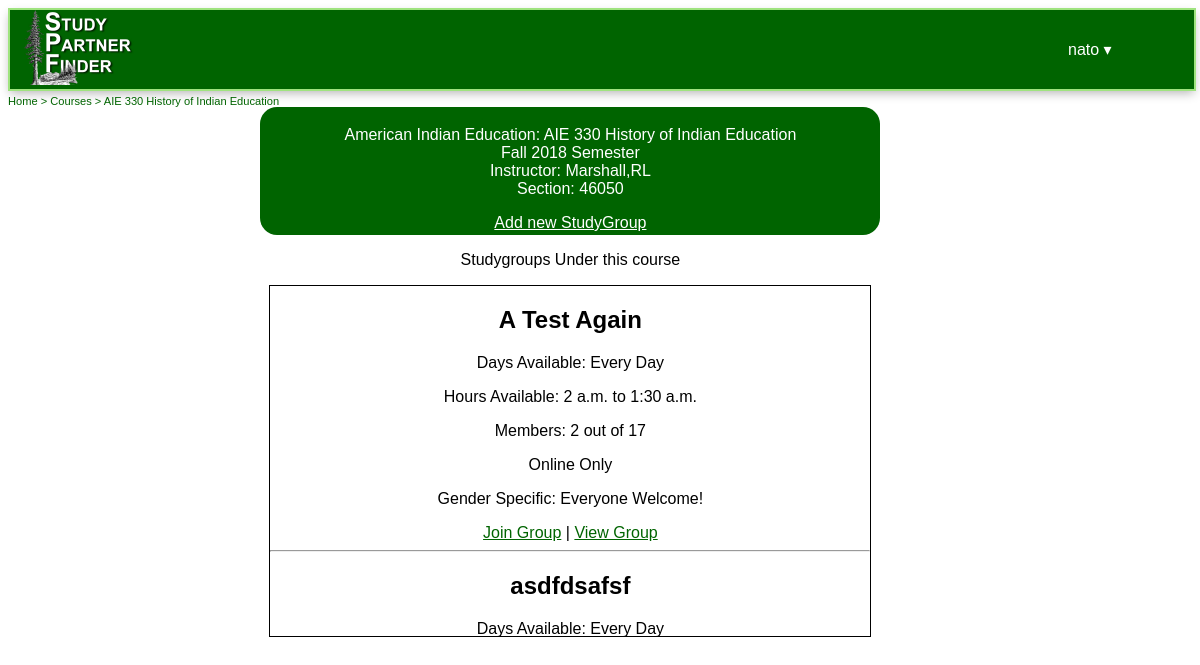
Screenshot of /courses/1 (signed in) with the database file from the repository.
### users/models.py (models this page shows)
class CustomUser(AbstractUser):
    email = models.EmailField(('email address'), unique = True)
    college = models.CharField(default = 'humboldt.edu', max_length = 200, null = True)
    gender = models.CharField(max_length = 1, choices = MY_GENDER_CHOICES, null = True)
    is_verified = models.BooleanField(default = False)
    verification_code = models.CharField(max_length = 200, null = True)
    verification_date = models.DateTimeField('date verified', null = True)
    has_accepted_tos = models.BooleanField(default = False)

### studygroups/models.py (models this page shows, shortened)
class Course(models.Model):
    id = models.BigAutoField(primary_key = True)
    subject = models.ForeignKey(Subject, on_delete = models.CASCADE)
    cn_number = models.IntegerField(default = 0, null = True)
    class_name = models.CharField(max_length = 200)
    instructor = models.CharField(max_length = 100, default = '')
    semester = models.CharField(max_length = 6, choices = MY_SEMESTER_CHOICES)
    year = models.IntegerField(default = now.year)
    is_active = models.BooleanField(default = True)

class Subject(models.Model):
    id = models.BigAutoField(primary_key = True)
    name = models.CharField(max_length = 256)
    description = models.CharField(max_length = 2000, null = True)
    schedule_abbreviation = models.CharField(max_length = 12, null = True)
    def __str__(self):
        return self.name

class StudyGroup(models.Model):
    id = models.BigAutoField(primary_key = True)
    post_title = models.CharField(max_length = 250, default = '')
    creator = models.ForeignKey(CustomUser, on_delete = models.CASCADE)
    course = models.ForeignKey(Course, on_delete = models.CASCADE, null = True)
    is_active = models.BooleanField(default = True)
    max_members = models.PositiveIntegerField(
        default = 1000,
        validators = [MinValueValidator(1)])
    gender_specific = models.CharField(max_length = 15, choices = MY_GENDER_CHOICES)
    days_available = models.ManyToManyField(Days)
    hours_available_start = models.TimeField(
        auto_now_add = False,
        blank = True,
        null = True,
        default = datetime.time(0, 1))
    hours_available_end = models.TimeField(
        auto_now_add = False,
        blank = True,
        null = True,
        default = datetime.time(23, 59))
    online_only = models.BooleanField(default = False)

### courses/views.py (the view)
# urls.py: path('<int:course_id>', views.course, name = 'courses'),
def course(request, course_id = None):
    if course_id is None:
        return redirect('/search/')
    course_studygroups = GetStudygroupsForCourse(request.user, course_id)
    course_results = Course.objects.filter(is_active = 1, id = course_id).first()
    context = { 'course': course_results, 'studygroup_list': course_studygroups }
    return render(request, 'courses/course.html', context)

### studygroups/models.py (called while the page is built)
    def __str__(self):
        return '{}'.format(self.days_available)

### templates/courses/course.html (shortened to what this page needs)
{% extends 'base.html' %}
{% block content %}
<div class="greenbox">
    {% if course %}
	    <p>
	        {{ course.subject }}:  {{ course.class_name }}<br />
	        {{ course.semester }} {{ course.year }} Semester<br />
	        Instructor: {{ course.instructor }}<br />
	        Section: {{ course.cn_number }}
	    </p>
	    {% if user.is_authenticated %}
		    <div>
		        <a href="/studygroups/add/{{ course.id }}">Add new StudyGroup</a>
		    </div>
	    {% endif %}
    {% endif %}
</div>
<p class="dark">Studygroups Under this course</p>
<div id="studygroups">
	{% if user.is_authenticated %}
		{% if studygroup_list %}
			{% for sg in studygroup_list %}
				<h2>{{ sg.studygroup.post_title }}</h2>
				<p>
				    Days Available:
				    <span id='days_available_{{ sg.studygroup.id }}'>
				    </span>
				</p>
				<p>
				    Hours Available:
				    {{ sg.studygroup.hours_available_start }} to
				    {{ sg.studygroup.hours_available_end }}
				</p>
				<p>
				    Members:
				    {{ sg.members|length }} out of {{ sg.studygroup.max_members }}
				</p>
				{% if sg.studygroup.online_only %}
				    <p>Online Only</p>
				{% endif %}
				{% if sg.studygroup.gender_specific%}
				<p>
				    Gender Specific:
				    {% if sg.studygroup.gender_specific == 'U' %}
				        Everyone Welcome!
				    {% endif %}
				</p>
				{% endif %}
				{% if not sg.i_am_in_group %}
				    {% if  sg.members|length < sg.studygroup.max_members %}
				    <a href="/studygroups/join/{{ sg.studygroup.id }}">Join Group</a>
				    {% else %}
				    Sorry, group full
				    {% endif %} |
				{% endif %}
				    <a href="/studygroups/view/{{ sg.studygroup.id}}">View Group</a>
				<hr />
			{% endfor %}
		{% else %}
			{% if course %}
				<div style="color: #000000;">
				    <a href="/studygroups/add/{{ course.id }}">Add new StudyGroup</a>
				</div>
			{% endif %}
	   {% endif %}
	{% else %}
		<p>There are {{ studygroup_list|length }} studygroups available for this course.</p>
		<p>Do you wish to <a href="{% url 'signup' %}?next={{request.path}}">register</a> or <a href="{% url 'login' %}?next={{request.path}}">sign in</a>
		so that you can join or create a studygroup?</p>
	{% endif %}
</div>
{% endblock %}

### templates/base.html (shortened to what this page needs)
{% load staticfiles %}
<!DOCTYPE html>
<html>
<head>
    <link rel="stylesheet" href="{% static "css/jquery.timepicker.css" %}" />
    <link rel="stylesheet" href="{% static "css/spf.css" %}" type="text/css" />
</head>
<body>
    <div id='header' class='header'>
        <div class="box1">
            <div class="logo">
                <a href="/"><img src="{% static "images/SPF-Logo.jpg" %}"
                            width="150"
                            height="75"
                            alt="Study Partner Finder" /></a>
            </div>
        </div>
        <div class="box1">
        {% if user.is_authenticated %}
           <div class="dropdown">
                <button class="dropbtn">
                {% if user.username != "" %}
                    {{ user.username }}
                 {% else %}
                    {{ user.first_name }}
                 {% endif %} &#9662;</button>
            </div>
        {% else %}
            <div>
                <a class="header" href="{% url 'login' %}">Sign In</a> |
                <a href="{% url 'signup' %}">Register</a>
            </div>
        {% endif %}
        </div>
    </div>
    <div id="breadcrumbs" style="width: 100%"><a href="/">Home</a></div>
    <div id="main">
    <main>
       {% block content %}
        {% endblock %}
    </main>
    </div>
</body>
</html>

### StudyPartnerFinder/static/css/spf.css (style rules this page uses)
body { font-size: 100%; font-family: arial; }
p { font-size: 100%; font-family: sans-serif; }
#main { width: 95%; position: relative; align: center; text-align: center; }
.dark { color: #000000; margin-left: auto; margin-right: auto; display: block; }
#studygroups { border: 1px solid black; width: 600px; align: center; color: #000000; margin-left: auto; margin-right: auto; display: block; overflow-y: scroll; height: 350px; }
#studygroups a:link { color: #006400; text-decoration: underline; }
#header { border: 2px solid #9fe37f; background-color: #006400; width: 100%; height: 79px; color: #ffffff; text-align: justify; -ms-text-justify: distribute-all-lines; text-justify: distribute-all-lines; -webkit-box-shadow: 0px 4px 10px -2px rgba(0, 0, 0, 0.3); -moz-box-shadow: 0px 4px 10px -2px rgba(0, 0, 0, 0.3); box-shadow: 0 4px 10px -2px rgba(0, 0, 0, 0.3); }
.header div { white-space:nowrap; }
.logo { position: relative; display: inline-block; margin-left: 10px; }
.header a { color: white; text-decoration: none; }
.box1, .box2, .box4 { width: 150px; vertical-align: middle; display: inline-block; *display: inline; zoom: 1 }
#breadcrumbs { width: 100%; align: left; color: #006400; font-size: smaller; margin-left: 0px; margin-top: 1px; padding-top: 1px; }
.greenbox { width: 600px; align: center; background-color: #006400; border-radius: 17px; -webkit-border-radius: 17px; -moz-border-radius: 17px; margin-left: auto; margin-right: auto; display: block; padding-top: 3px; padding-bottom: 3px; padding-left: 10px; padding-right: 10px; color: #ffffff; }
.greenbox a { color: #ffffff; }
.greenbox a:link { color: #ffffff; text-decoration: underline; }
.dropbtn { background-color: #006400; color: #ffffff; padding: 24px; font-size: 16px; border: none; cursor: pointer; }
.dropdown { position: relative; display: inline-block; margin-right: 50px; }

### rows the page displays
CustomUser: username "nato"
Course: subject "American Indian Education", class_name "AIE 330 History of Indian Education", semester "Fall", year "2018", instructor "Marshall,RL", cn_number "46050"
StudyGroup: studygroup.post_title "A Test Again", studygroup.hours_available_start "2 a.m.", studygroup.hours_available_end "1:30 a.m.", studygroup.max_members "17"
StudyGroup: studygroup.post_title "asdfdsafsf"

### other values shown
{{ sg.members|length }} "2"
